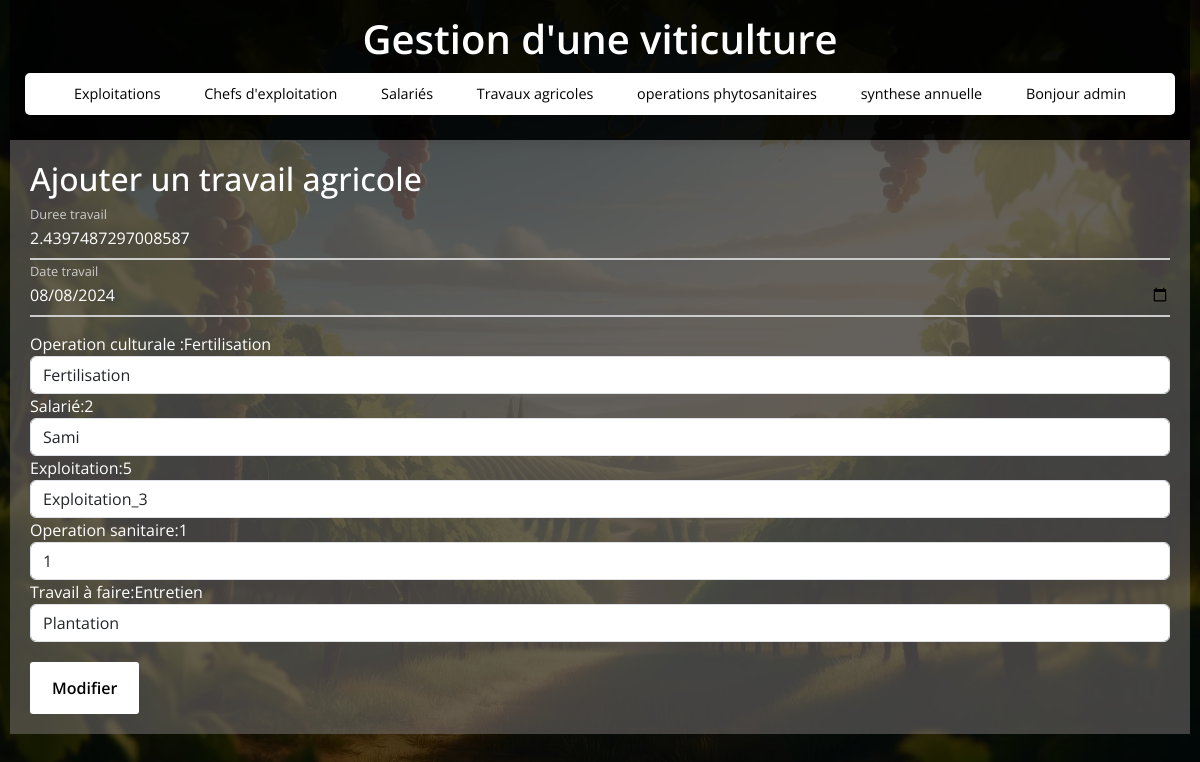
The page /travaux/edit/2 (signed in) on the database its author committed.
### tables this page shows
CREATE TABLE travaux_agricoles (
                    id_travail INTEGER PRIMARY KEY,
                    type_travail TEXT,
                    date_travail TEXT,
                    id_exploitation INTEGER,
                    salarie_id INTEGER,
                    operation_culturale TEXT,
                    Duree FLOAT,
                    id_operation_sanitaire INTEGER,
                    FOREIGN KEY(id_operation_sanitaire) REFERENCES operations_phytosanitaires(id_operation_sanitaire),
                    FOREIGN KEY(id_exploitation) REFERENCES exploitations(id_exploitation)
                );

CREATE TABLE salaries (
                    id_salarie INTEGER PRIMARY KEY,
                    identifiant_sal TEXT,
                    nom_salarie TEXT,
                    prenom_salarie TEXT,
                    date_embauche TEXT,
                    id_exploitation INTEGER,
                    FOREIGN KEY(id_exploitation) REFERENCES exploitations(id_exploitation)
                );

CREATE TABLE exploitations (
                    id_exploitation INTEGER PRIMARY KEY,
                    nom_exploitation TEXT,
                    superficie REAL
                );

### app.py (the view, shortened to what this page needs)
@app.route('/travaux/edit/<int:id>', methods=('GET', 'POST'))
def edit_travail(id):
    if 'user_id' not in session:
        return redirect(url_for('login'))
    conn = get_db_connection()
    travail = conn.execute('SELECT * FROM travaux_agricoles WHERE id_travail = ?', (id,)).fetchone()
    exploitations = conn.execute('SELECT * FROM exploitations').fetchall()  # Récupérer toutes les exploitations
    salaries = conn.execute('SELECT * FROM salaries').fetchall()  # Récupérer toutes les salaries
    conn.close()
    return render_template('edit_travail.html', travail=travail, exploitations=exploitations,salaries=salaries)

### app.py (called while the page is built)
def get_db_connection():
    conn = sqlite3.connect(DB_NAME)
    conn.row_factory = sqlite3.Row  # Retourne les résultats sous forme de dictionnaire
    return conn

### templates/edit_travail.html (shortened to what this page needs)
{% extends 'base.html' %}
{% block content %}
    <h2>Ajouter un travail agricole </h2>
    <form action="{{ url_for('edit_travail', id=travail.id_travail) }}" method="POST">
        <div class="input-field">
            <input type="text"  name="duree" value="{{ travail.duree }}" id="duree" required>
            <label>Duree travail</label>
        </div>
        <div class="input-field">
            <input type="date"  name="date_travail" value="{{ travail.date_travail }}" id="date_travail" required>
            <label>Date travail</label>
        </div>
        <div  style="width:100%">
            <label>Operation culturale :{{ travail.operation_culturale }}</label>
            <select id="operation_culturale" name="operation_culturale"  class="form-control"  required>
                <option value="Fertilisation" {% if travail.operation_culturale == "Fertilisation" %}selected{% endif %}>Fertilisation</option>
            </select>
        </div>
        <div  style="width:100%">
            <label>Salarié:{{ travail.salarie_id }}</label>
            <select id="salarie_id" name="salarie_id"  class="form-control"  required>
                {% for salarie in salaries %}
                    <option value="{{ salarie.id_salarie }}"
                    {% if salarie.id_salarie == travail.salarie_id %}selected{% endif %}
                     >{{ salarie.nom_salarie }} {{ salarie.prenom_salarie }}</option>
                {% endfor %}
            </select>
        </div>
        <div  style="width:100%">
            <label>Exploitation:{{ travail.id_exploitation }}</label>
            <select id="id_exploitation" name="id_exploitation"  class="form-control"  required>
                {% for exploitation in exploitations %}
                    <option value="{{ exploitation.id_exploitation }}"
                    {% if exploitation.id_exploitation == travail.id_exploitation %}selected{% endif %}
                     >{{ exploitation.nom_exploitation }}</option>
                {% endfor %}
            </select>
        </div>
        <div  style="width:100%">
            <label>Operation sanitaire:{{ travail.id_operation_sanitaire }}</label>
            <select id="id_operation_sanitaire" name="id_operation_sanitaire"  class="form-control"  required>
                <option value="1" {% if travail.operation_culturale == '1' %}selected{% endif %}>1</option>
            </select>
        </div>
        <div  style="width:100%">
            <label>Travail à faire:{{ travail.type_travail }}</label>
            <select id="type_travail" name="type_travail"  class="form-control"  required>
                <option value="Plantation" {% if travail.operation_culturale == 'Plantation' %}selected{% endif %}>Plantation</option>
            </select>
        </div>
        <button class="button"  type="submit">Modifier</button>
    </form>
{% endblock %}

### static/style.css (style rules this page uses)
* { margin: 0; padding: 0; box-sizing: border-box; font-family: "Open Sans", sans-serif; }
body { display: flex; flex-direction: column; align-items: center; justify-content: flex-start; min-height: 100vh; width: 100%; background: url("./img/viticulture.webp") center/cover no-repeat, #000; padding: 0 10px; position: relative; overflow-y: auto; color: #fff; }
body::before { content: ""; position: absolute; width: 100%; height: 100%; background: rgba(0, 0, 0, 0.7); z-index: -1; }
h2 { font-size: 2rem; margin-bottom: 20px; color: #fff; }
.input-field { position: relative; border-bottom: 2px solid #ccc; margin: 15px 0; }
.input-field label { position: absolute; top: 50%; left: 0; transform: translateY(-50%); color: #ccc; font-size: 16px; pointer-events: none; transition: 0.15s ease; }
.input-field input { width: 100%; height: 40px; background: transparent; border: none; outline: none; font-size: 16px; color: #fff; }
.input-field input:focus~label, .input-field input:valid~label { font-size: 0.8rem; top: 10px; transform: translateY(-120%); }
.button { background: #fff; color: #000; font-weight: 600; border: none; padding: 12px 20px; cursor: pointer; border-radius: 3px; font-size: 16px; border: 2px solid transparent; transition: 0.3s ease; margin-top: 20px; }

### rows shown on the page
travaux_agricoles: duree "2.4397487297008587", date_travail "08/08/2024", operation_culturale "Fertilisation", salarie_id "2", salarie_id "Sami", id_exploitation "5", id_exploitation "Exploitation_3", id_operation_sanitaire "1", type_travail "Entretien"

### other values the page prints
{{ session.get('admin') }} "admin"
